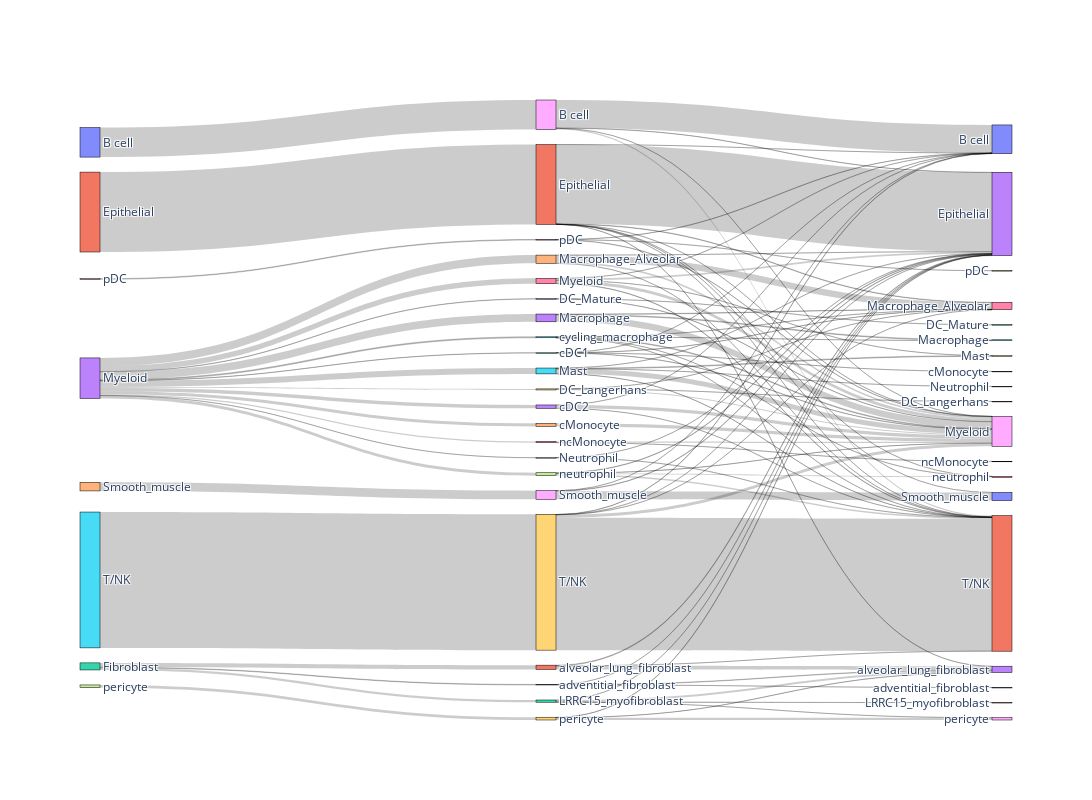

Here is the notebook cell this chart was saved with:
### Markdown cell above
##### Model 4

### Code cell
fig_g_4 = make_sankey(pred_adatag_4, 'predicted_labels', 'finer_cell_types', categorise_glanser,7, 22, labels)
fig_g_4.show()

### Figure 1 — Plotly figure (JSON) as saved in the notebook; plotly's stock layout.template omitted (floating-point values rounded to 4 significant figures; data arrays with more than 128 entries replaced by an {"elided": "..."} marker saying what was removed)
{"data": [{"link": {"source": {"elided": "594 int values"}, "target": {"elided": "594 int values"}, "value": {"elided": "594 int values"}}, "node": {"label": ["B cell", "Epithelial", "Fibroblast", "Myeloid", "Smooth_muscle", "T/NK", "pDC", "pericyte", "B cell", "DC_Langerhans", "DC_Mature", "Epithelial", "LRRC15_myofibroblast", "Macrophage", "Macrophage_Alveolar", "Mast", "Myeloid", "Neutrophil", "Smooth_muscle", "T/NK", "adventitial_fibroblast", "alveolar_lung_fibroblast", "cDC1", "cDC2", "cMonocyte", "cycling_macrophage", "ncMonocyte", "neutrophil", "pDC", "pericyte", "B cell", "DC_Langerhans", "DC_Mature", "Epithelial", "LRRC15_myofibroblast", "Macrophage", "Macrophage_Alveolar", "Mast", "Myeloid", "Neutrophil", "Smooth_muscle", "T/NK", "adventitial_fibroblast", "alveolar_lung_fibroblast", "cMonocyte", "ncMonocyte", "neutrophil", "pDC", "pericyte"], "line": {"color": "black", "width": 0.5}, "pad": 15, "thickness": 20}, "type": "sankey"}], "layout": {"autosize": false, "height": 800, "width": 1300}}
